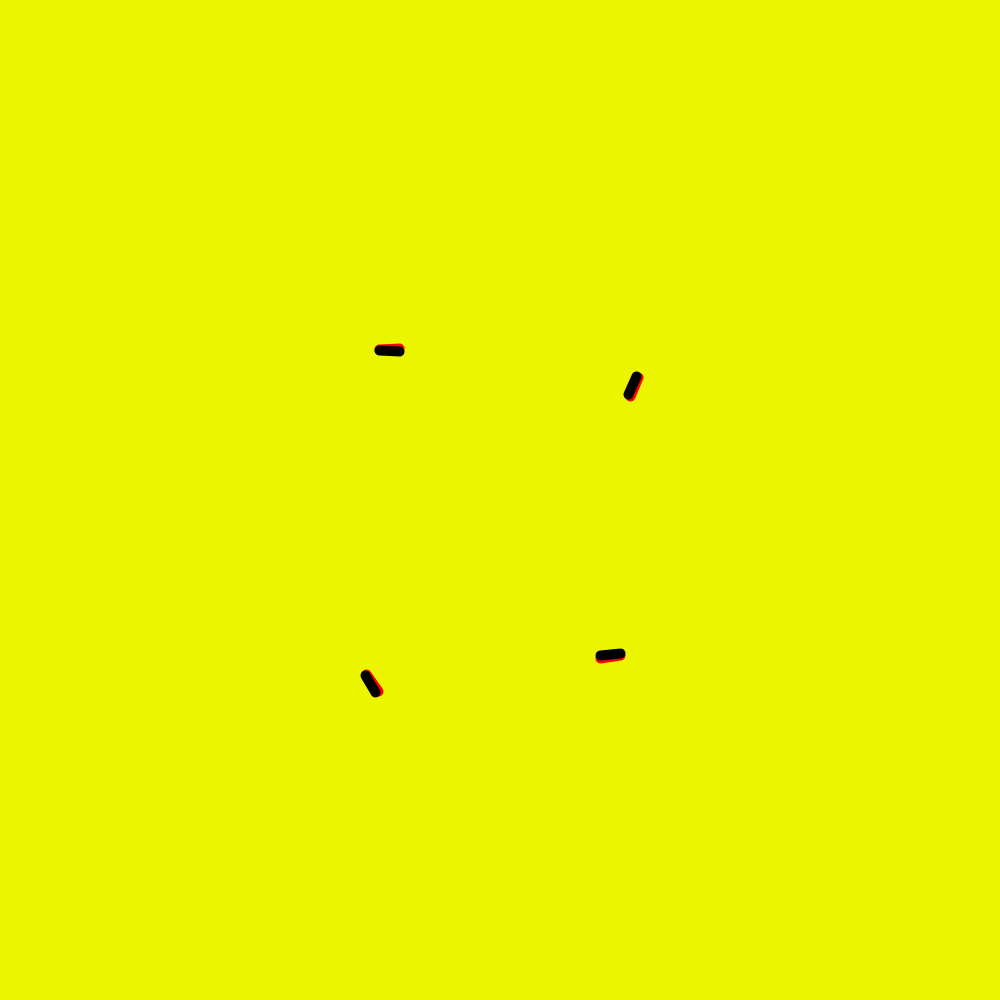
Frame 1 (no input)
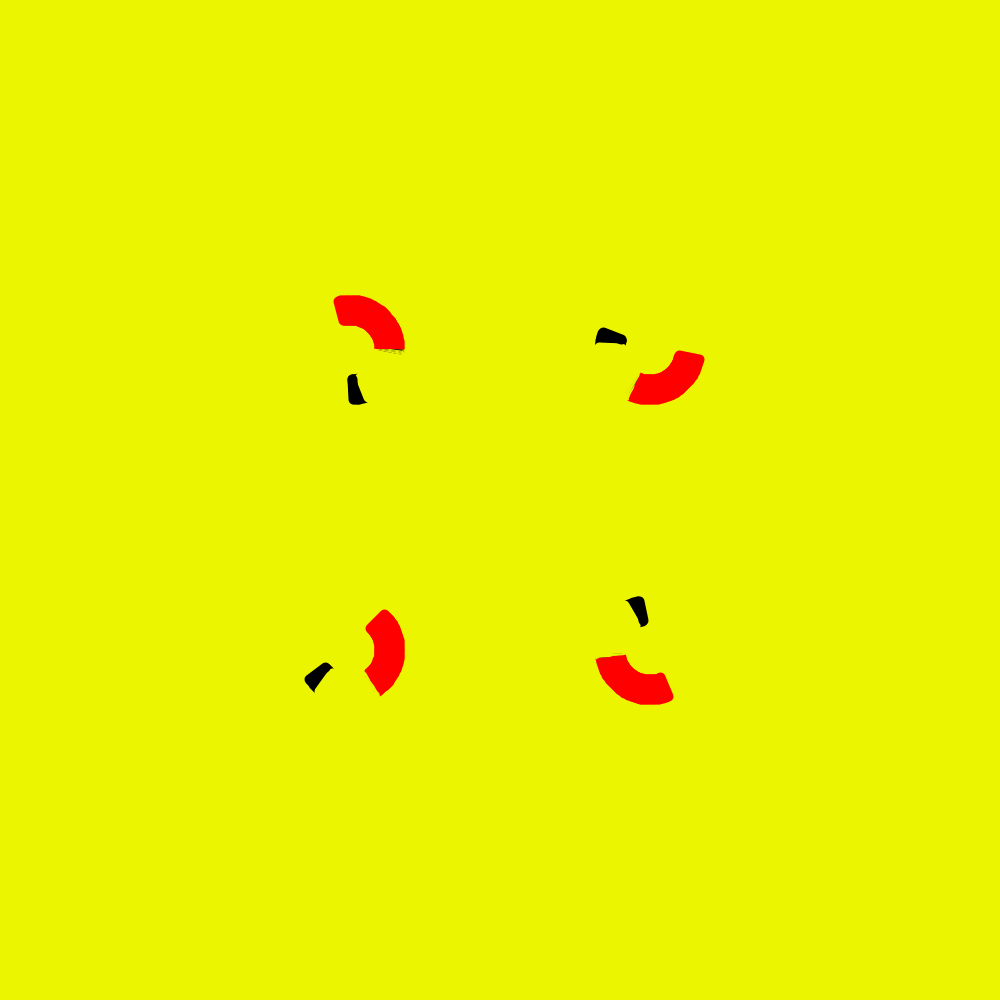
Frame 60 (the mouse pressed at the canvas centre just before this capture)
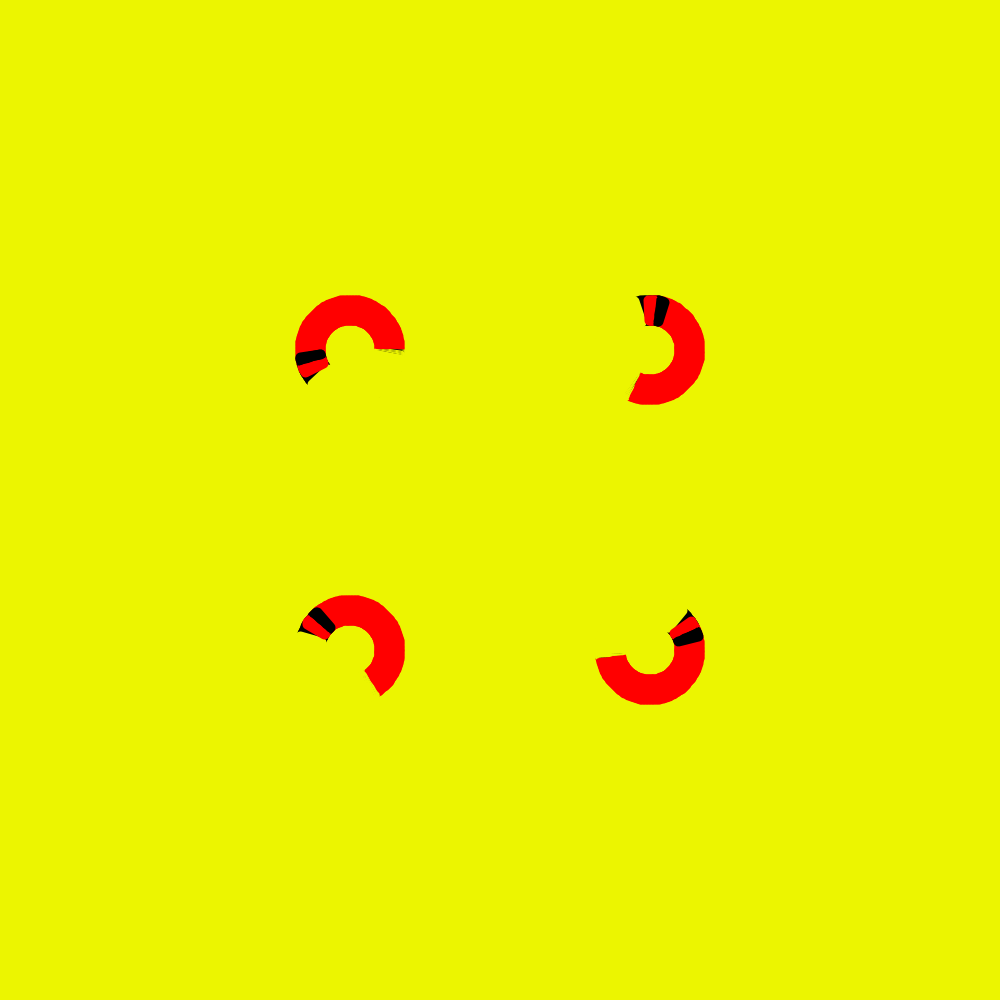
Frame 120 (the mouse held since frame 60 and released just before this capture)

The Processing sketch that drew these frames (run headless with seeded random() and noise(); from frame 60 on, the mouse is pressed at the canvas centre):

// Processing sketch: so9t01dante
// ── so9t01dante.pde
// Expresión Digital II - Diseño Digital - UDD - 2016
// Dante Crovetto
// so9t01dante

/*
Se dibujan 4 círculos sin relleno con borde de grosor 20 que van cambiando de color entre amarillo negro y rojo a medida que los bordes se van despazando. Todo esto sobre un fondo amarillo
 */


Objects[] objetos = new Objects [4];  // Se crea la clase Objects que es igual a objetos

void setup() {  // Función que se ejecuta al principio una sola vez
  size(1000, 1000);  // Se crea un canvas de 1000x1000 px
  for (int i = 0; i < 2; i++) {  // Mientras la nueva variable i sea menor que 2, i va sumando 1 cada vez.
    for (int j = 0; j < 2; j++) {  // Mientras la nueva variable j sea menor que 2, j va sumando 1 cada vez.
      int total = j + i * 2;  // Se crea la variable entera total igual a la multiplicación de 2 por i más j.
      float ix = i * 300; // Se crea la variable decimal ix que es igual a la multiplicación de i por 300.
      float jy = j * 300; // Se crea la variable decimal jy que es igual a la multiplicación de j por 30.
      objetos[total] = new Objects(i, j, ix, jy, total, total, total);  // Se ingresan las variables i, j, ix, jy, total, total, total a la clase
      background( #ECF500);  // El color de fondo es amarillo
    }
  }
}

void draw() {  // se crea la funcion void draw
  translate(width / 2 - 150, height / 2 - 150);  //Se traslada el origen a la mitad del ancho y alto, dividido por dos y restándoles 150.
  for (int i = 0; i < objetos.length; i++) {  // Mientras la nueva variable i sea menor que el total de valores dentro del objeto, i va sumando 1 cada vez.

    objetos[i].dibujarEngranaje();  // Se utiliza la clase objetos creando figuras nuevas de la función dibujarEngranaje
    objetos[i].dibujarEngranaje2();  // Se utiliza la clase objetos creando figuras nuevas de la función dibujarEngranaje2
    objetos[i].dibujarEngranaje3();  // Se utiliza la clase objetos creando figuras nuevas de la función dibujarEngranaje3
  }
}
// ── Object.pde
class Objects {  // se crea la clase Objetos
  float i, j, ix, jy, angulo, angulo2, angulo3;  // Se crean las variables decimales i, j, ix, jy, angulo, angulo2, angulo3

  Objects (float i, float j, float ix, float jy, float angulo, float angulo2, float angulo3) {  //Se ingresan los valores de las variables provenientes de la otra ventana
    this. i = i;  // La variable i proveniente de la otra ventana es igual a la variable i
    this. j = j;  // La variable j proveniente de la otra ventana es igual a la variable j
    this.ix = ix;  // La variable ix proveniente de la otra ventana es igual a la variable ix
    this.jy = jy;  // La variable jy proveniente de la otra ventana es igual a la variable jy
    this.angulo = angulo;  // La variable angulo proveniente de la otra ventana es igual a la variable angulo
    this.angulo2 = angulo2;  // La variable angulo2 proveniente de la otra ventana es igual a la variable angulo2
    this.angulo3 = angulo3;  // La variable angulo3 proveniente de la otra ventana es igual a la variable angulo3
  }

  void dibujarEngranaje() {  // se crea la función dibujarEngranaje

    stroke(#ECF500); // El color de línea es amarillo
    pushMatrix();  // Las rotaciones y traslaciones que ocurran entre el pushMatrix y el popMatrix solo ocurrirán dentro de este.
    translate(ix, jy);  // Se traslada el origen a las coordenadas ix, jy
    angulo += 0.02;  // Se le suma 0.02 a la variable angulo cada vez
    rotate(angulo);  //Se rota el canvas desde el origen según el valor de la variable angulo
    strokeWeight(10);  // El grosor de línea es 10

    line(29, 0, 51, 0);  // Se crea una línea en las coordenadas 29, 0 hacia las coordenadas 51,0
    popMatrix();  //Se cierra el pushMatrix
  }
  void dibujarEngranaje2() {  // se crea la función dibujarEngranaje2
    stroke(#FF0000); // El color de relleno es rojo
    pushMatrix();  // Las rotaciones y traslaciones que ocurran entre el pushMatrix y el popMatrix solo ocurrirán dentro de este.
    translate(ix, jy);  // Se traslada el origen a las coordenadas ix, jy
    angulo2 -= 0.03;  // Se le resta 0.03 a la variable angulo2 cada vez
    rotate(angulo2);  //Se rota el canvas desde el origen según el valor de la variable angulo2

    line(30, 0, 50, 0);  //Se dibuja una línea con origen 30,0 hacia las coordenadas 50,0
    popMatrix();  //Se cierra el pushMatrix
  }

  void dibujarEngranaje3() {  // se crea la función dibujarEngranaje3
    pushMatrix();  // Las rotaciones y traslaciones que ocurran entre el pushMatrix y el popMatrix solo ocurrirán dentro de este.
    translate(ix, jy);  // Se traslada el origen a las coordenadas ix, jy
    angulo3 += 0.025;  // Se le suma 0.025 a la variable angulo3 cada vez
    rotate(angulo3);  //Se rota el canvas desde el origen según el valor de la variable angulo2

    stroke(0);  // El color del stroke es negro
    line(30, 0, 50, 0);  //Se dibuja una línea con origen 30,0 hacia las coordenadas 50,0
    popMatrix();  //Se cierra el pushMatrix
  }
}
